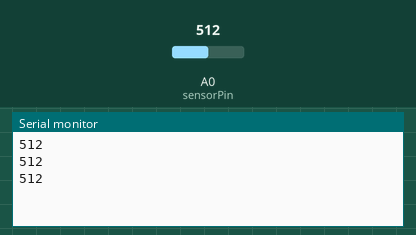
Recording of a sketch running on a simulated Arduino Uno, built with avr-gcc and run on an emulated ATmega328P. On the bench: the last lines printed to the serial monitor. Inputs (shaded band) come from the test bench; at power-on: A0 (sensorPin) = 512.

Above: at 1.3 s.
1.4 s: A0 (sensorPin) set to 716
At 1.9 s:
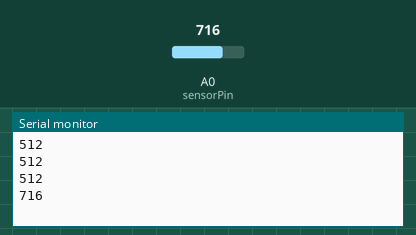
2.9 s: A0 (sensorPin) set to 900
At 3.4 s:
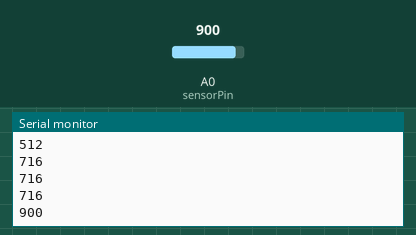
Timing chart, 0 to 5.9 s (numbered marks = the images above; inputs shaded):
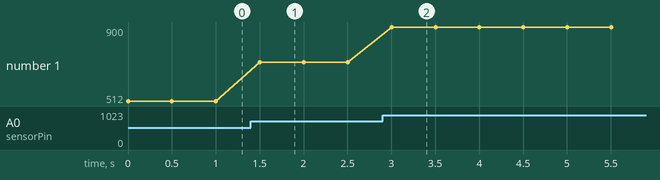

The sketch:

signal_read.ino
```cpp
int sensorPin = A0;
int value = 0;

void setup() {
  Serial.begin(9600);
}

void loop() {
  value = analogRead(sensorPin);
  Serial.println(value);
  delay(500);
}
```

Measured:
- after the input at 1.4 s, the serial monitor: prints a new line after 0.10 s (image 1)
- after the input at 2.9 s, the serial monitor: prints a new line after 0.10 s (image 2)
- plotted number 1: 512 → 716 after the input at 1.4 s, 716 → 900 after the input at 2.9 s
